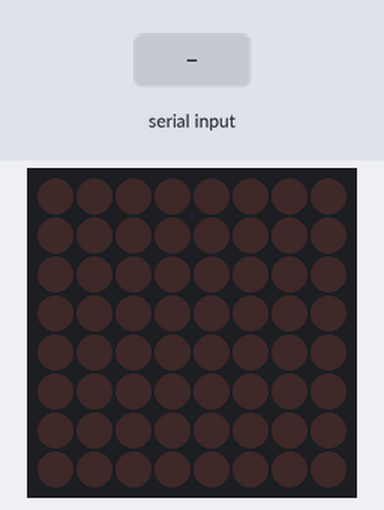
Recording of a sketch running on a simulated Arduino Uno, built with avr-gcc and run on an emulated ATmega328P. On the bench: 8×8 LED matrix. The test bench sets the inputs (shaded band).

Above: at 1.2 s.
1.3 s: "a" received over Serial
At 2.8 s:
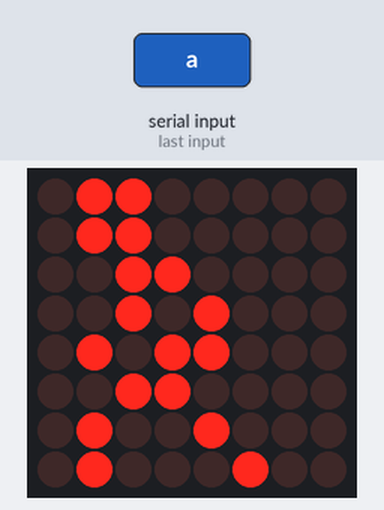
3.8 s: "b" received over Serial
At 5.0 s:
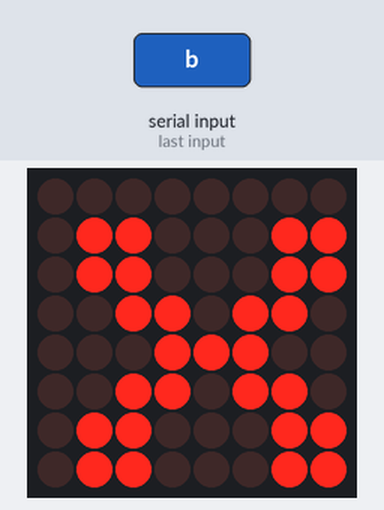
5.3 s: "s" received over Serial
At 6.2 s:
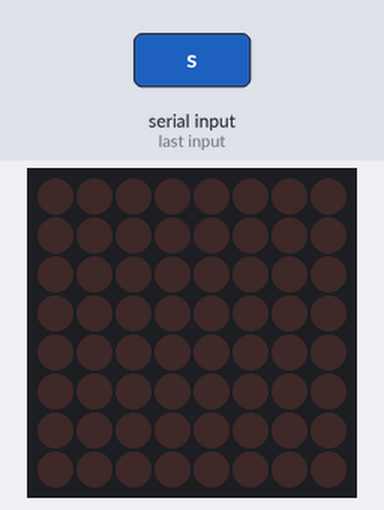
Timing chart, 0 to 8.3 s (numbered marks = the images above; inputs shaded):
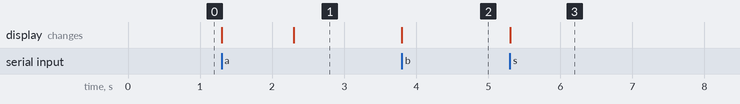

The sketch:

manwalk.ino
```cpp
//We always have to include the library
#include "LedControl.h"
#include "SoftwareSerial.h"
/*
 Now we need a LedControl to work with.
 ***** These pin numbers will probably not work with your hardware *****
 pin 12 is connected to the DataIn
 pin 11 is connected to the CLK
 pin 10 is connected to LOAD
 We have only a single MAX72XX.
 */
LedControl lc=LedControl(12,11,10,1);

/* we always wait a bit between updates of the display */
unsigned long delaytime=1000;

void setup() {
  /*
   The MAX72XX is in power-saving mode on startup,
   we have to do a wakeup call
   */
  lc.shutdown(0,false);
  /* Set the brightness to a medium values */
  lc.setIntensity(0,8);
  /* and clear the display */
  lc.clearDisplay(0);

  Serial.begin(9600);
}

/*
 This method will display the characters for the
 word "Arduino" one after the other on the matrix.
 (you need at least 5x7 leds to see the whole chars)
 */
void writeArduinoOnMatrix() {
  /* here is the data for the characters */
  byte a1[8]={B01100000,B01100000,B00110000,B00101000,B11010100,B00101000,B01000100,B10000010};
  byte a2[8]={B01100000,B01100000,B00110000,B00101000,B01011000,B00110000,B01001000,B01000100};
  byte a3[8]={B01100000,B01100000,B00110000,B00100000,B01010000,B00110000,B00100000,B00110000};
  byte clean[8]={B00000000,B00000000,B00000000,B00000000,B00000000,B00000000,B00000000,B00000000};
  byte a[8]={B00000000,B00111100,B01100110,B01100110,B01111110,B01100110,B01100110,B01100110};
  byte b[8]={B00000000,B01111100,B01100110,B01100110,B01111100,B01100110,B01100110,B01111100};
  byte c[8]={B00000000,B00111100,B01100110,B01100000,B01100000,B01100000,B01100110,B00111100};
  byte d[8]={B00000000,B01111100,B01100110,B01100110,B01100110,B01100110,B01100110,B01111100};
  byte e[8]={B00000000,B01111110,B01100000,B01100000,B01111100,B01100000,B01100000,B01111110};
  byte f[8]={B00000000,B01111110,B01100000,B01100000,B01111100,B01100000,B01100000,B01100000};
  byte g[8]={B00000000,B00111100,B01100110,B01100000,B01100000,B01101110,B01100110,B00111100};
  byte h[8]={B00000000,B01100110,B01100110,B01100110,B01111110,B01100110,B01100110,B01100110};
  byte i[8]={B00000000,B00111100,B00011000,B00011000,B00011000,B00011000,B00011000,B00111100};
  byte j[8]={B00000000,B00011110,B00001100,B00001100,B00001100,B01101100,B01101100,B00111000};
  byte k[8]={B00000000,B01100110,B01101100,B01111000,B01110000,B01111000,B01101100,B01100110};
  byte l[8]={B00000000,B01100000,B01100000,B01100000,B01100000,B01100000,B01100000,B01111110};
  byte m[8]={B00000000,B01100011,B01110111,B01111111,B01101011,B01100011,B01100011,B01100011};
  byte n[8]={B00000000,B01100011,B01110011,B01111011,B01101111,B01100111,B01100011,B01100011};
  byte o[8]={B00000000,B00111100,B01100110,B01100110,B01100110,B01100110,B01100110,B00111100};
  byte p[8]={B00000000,B01111100,B01100110,B01100110,B01100110,B01111100,B01100000,B01100000};
  byte q[8]={B00000000,B00111100,B01100110,B01100110,B01100110,B01101110,B00111100,B00000110};
  byte r[8]={B00000000,B01111100,B01100110,B01100110,B01111100,B01111000,B01101100,B01100110};
  byte s[8]={B00000000,B00111100,B01100110,B01100000,B00111100,B00000110,B01100110,B00111100};
  byte t[8]={B00000000,B01111110,B01011010,B00011000,B00011000,B00011000,B00011000,B00011000};
  byte u[8]={B00000000,B01100110,B01100110,B01100110,B01100110,B01100110,B01100110,B00111110};
  byte v[8]={B00000000,B01100110,B01100110,B01100110,B01100110,B01100110,B00111100,B00011000};
  byte w[8]={B00000000,B01100011,B01100011,B01100011,B01101011,B01111111,B01110111,B01100011};
  byte x[8]={B00000000,B01100011,B01100011,B00110110,B00011100,B00110110,B01100011,B01100011};
  byte y[8]={B00000000,B01100110,B01100110,B01100110,B00111100,B00011000,B00011000,B00011000};
  byte z[8]={B00000000,B01111110,B00000110,B00001100,B00011000,B00110000,B01100000,B01111110};

  int row= 0;

//listen to 9600port
int insize;
char cmmd[20];
if((insize=Serial.available()>0))
{
  for(int j =0;j<insize; j++)
    cmmd[j] = Serial.read();
  switch(cmmd[0])
  {
    case 'a':
        for(row = 0;row<8;row++)
        {
        lc.setRow(0,row,a1[row]);
        }
        delay(delaytime);
        for(row = 0;row<8;row++)
        {
        lc.setRow(0,row,a2[row]);
        }
      break;
    case 'b':
        for(row = 0;row<8;row++)
        {

        lc.setRow(0,row,x[row]);
        }
      break;
    case 's':
        for(row = 0;row<8;row++)
        {
        lc.setRow(0,row,clean[row]);
        }
      break;

  }
}

  /*
  for(row = 0;row<8;row++)
  {
  lc.setRow(0,row,a1[row]);
  Serial.println("test");
  }
  delay(delaytime);

  for(row = 0;row<8;row++)
  {
  lc.setRow(0,row,a2[row]);
  }
  delay(delaytime); */
}


void loop() {
  writeArduinoOnMatrix();

}
```

Measured:
- after the input at 1.3 s, the display: first changes at once (image 1 shows a later state)
- after the input at 3.8 s, the display: changes at once (image 2)
- after the input at 5.3 s, the display: changes at once (image 3)
